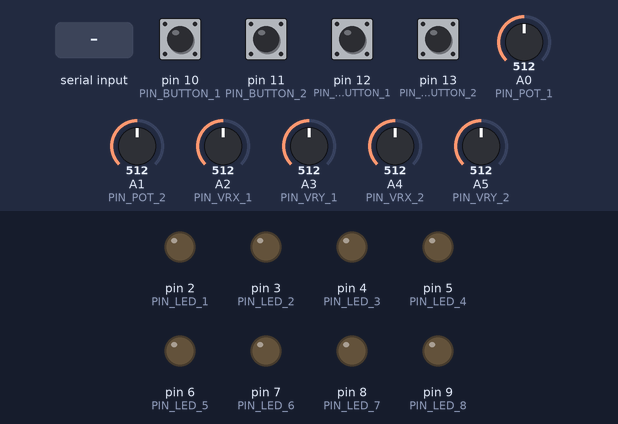
Bench run of a sketch on a simulated Arduino Uno, built with avr-gcc and run on an emulated ATmega328P. Parts: output pins drawn as LEDs (lit = HIGH). The inputs (shaded band) are chosen by the test bench; at power-on: pin 10 (PIN_BUTTON_1), pin 11 (PIN_BUTTON_2), pin 12 (PIN_VRBUTTON_1), pin 13 (PIN_VRBUTTON_2) LOW, A0 (PIN_POT_1) = 512, A1 (PIN_POT_2) = 512, A2 (PIN_VRX_1) = 512, A3 (PIN_VRY_1) = 512, A4 (PIN_VRX_2) = 512, A5 (PIN_VRY_2) = 512. What the sketch prints to the serial monitor is not drawn.

Above: at 1.2 s.
1.3 s: byte 30 received over Serial
At 2.6 s:
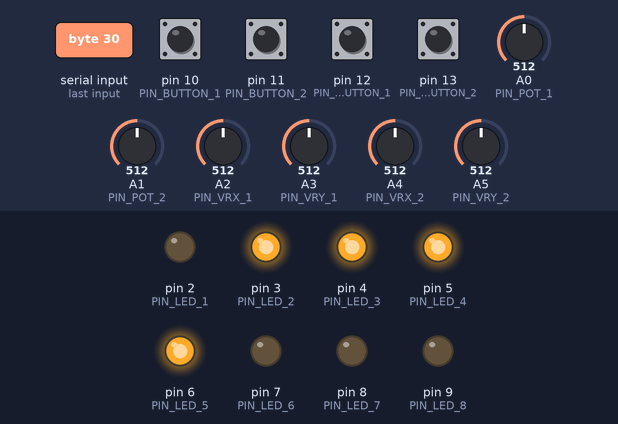
2.9 s: byte 90 received over Serial
At 3.8 s:
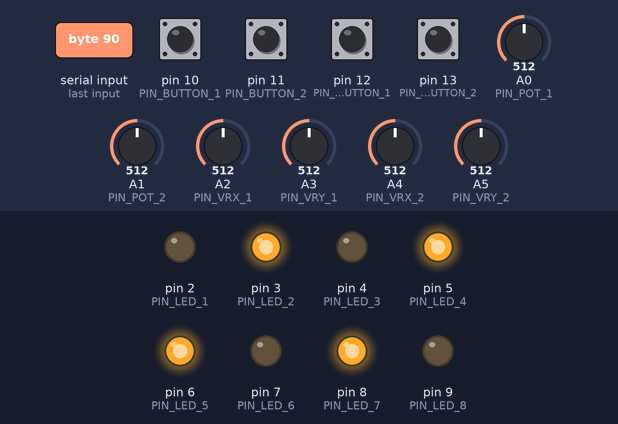
4.4 s: byte 120 received over Serial
At 5.0 s:
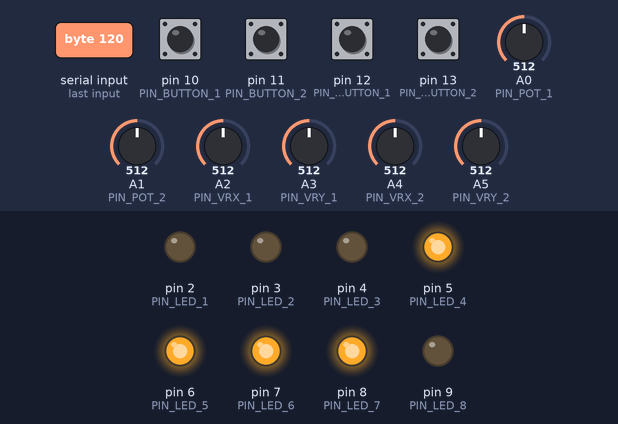
Timing chart, 0 to 7.4 s (numbered marks = the images above; inputs shaded):
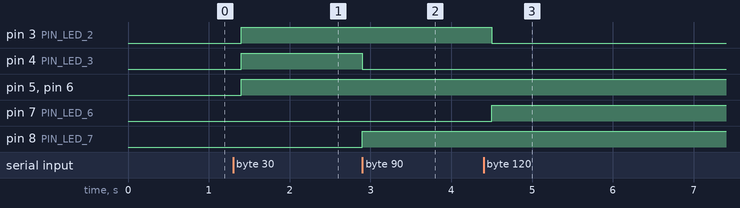

The sketch:

sketch_fix.ino
```cpp
#define PIN_POT_1 A0 //потенциометр 1
#define PIN_POT_2 A1 //потенциометр 2

#define PIN_VRX_1 A2 //Джойстик 1 (oX)
#define PIN_VRY_1 A3 //Джойстик 1 (oY)
#define PIN_VRBUTTON_1 12 //Джойстик 1 (кнопка)

#define PIN_VRX_2 A4 //Джойстик 2 (oX)
#define PIN_VRY_2 A5 //Джойстик 2 (oY)
#define PIN_VRBUTTON_2 13 //Джойстик 2 (кнопка)

#define PIN_BUTTON_1 10 //Кнопка 1
#define PIN_BUTTON_2 11 //Кнопка 2

#define PIN_LED_1 2 //LED 1
#define PIN_LED_2 3 //LED 2
#define PIN_LED_3 4 //LED 3
#define PIN_LED_4 5 //LED 4
#define PIN_LED_5 6 //LED 5
#define PIN_LED_6 7 //LED 6
#define PIN_LED_7 8 //LED 7
#define PIN_LED_8 9 //LED 8

uint32_t myTimer; // Текущее время с момента старта
int period = 100; // Период отправки пакетов
int limit = 255; // Верхняя граница приведения значений (по умолчанию 255)

// Переменные для считанных показаний, приведенные к значениям в приделах 1 байта
byte pot1, pot2, vrx1, vry1, vrx2, vry2; //Потенциометр 1-2, Джойстик1 x-y, Джойстик2 x-y

// Переменные цифрового состояния кнопок
int vrbutton1, vrbutton2, button1, button2;

// Байтовая переменная состояния кнопок
byte buttonStatus; //Побитно: [_, _, _, _, vrbutton2, vrbutton1, button2, button1]

// Переменные для полученных данных (состояние светодиодов)
byte ledStatus; //Побитно: [LED8, LED7, LED6, LED5, LED4, LED3, LED2, LED1]

// Функция чтения значений с пинов
// analogRead возвращает значения от 0 до 1023, которые надо привести к значениям в пределах 1 байта
void readData() {
  pot1=map(analogRead(PIN_POT_1), 0, 1023, 0, limit);
  pot2=map(analogRead(PIN_POT_2), 0, 1023, 0, limit);
  vrx1=map(analogRead(PIN_VRX_1), 0, 1023, 0, limit);
  vry1=map(analogRead(PIN_VRY_1), 0, 1023, 0, limit);
  vrx2=map(analogRead(PIN_VRX_2), 0, 1023, 0, limit);
  vry2=map(analogRead(PIN_VRY_2), 0, 1023, 0, limit);

  button1=digitalRead(PIN_BUTTON_1);
  button2=digitalRead(PIN_BUTTON_2);
  vrbutton1=digitalRead(PIN_VRBUTTON_1);
  vrbutton2=digitalRead(PIN_VRBUTTON_2);

  buttonStatus=0;
  buttonStatus |= (button1 << 0); // Запись состояния кнопки button1 в bit_0
  buttonStatus |= (button2<<1); // bit_1
  buttonStatus |= (vrbutton1<<2); // bit_2
  buttonStatus |= (vrbutton2<<3); // bit_3
}

// Функция получения данных
void getData() {
  if (Serial.available() != 0) {
    ledStatus = Serial.read();
  }
  // [TEST] Записать все биты как 1
  // ledStatus = 0xFF;
}

// Функция подачи напряжения на пины светодиодов
void setLed() {
  digitalWrite(PIN_LED_1, ledStatus&(1<<0));
  digitalWrite(PIN_LED_2, ledStatus&(1<<1));
  digitalWrite(PIN_LED_3, ledStatus&(1<<2));
  digitalWrite(PIN_LED_4, ledStatus&(1<<3));
  digitalWrite(PIN_LED_5, ledStatus&(1<<4));
  digitalWrite(PIN_LED_6, ledStatus&(1<<5));
  digitalWrite(PIN_LED_7, ledStatus&(1<<6));
  digitalWrite(PIN_LED_8, ledStatus&(1<<7));
}

// Функция отправки данных
void sendData() {
    Serial.write(pot1);
    Serial.write(pot2);
    Serial.write(vrx1);
    Serial.write(vry1);
    Serial.write(vrx2);
    Serial.write(vry2);
    Serial.write(buttonStatus);
    // [TEST] Отправить в сериал порт символами:
    //  Serial.print(buttonStatus);
    // Serial.println();
}

void setup() {
  myTimer = millis();
  Serial.begin(9600);

  // Настройка пинов с LED на выход
  pinMode(PIN_LED_1, OUTPUT);
  pinMode(PIN_LED_2, OUTPUT);
  pinMode(PIN_LED_3, OUTPUT);
  pinMode(PIN_LED_4, OUTPUT);
  pinMode(PIN_LED_5, OUTPUT);
  pinMode(PIN_LED_6, OUTPUT);
  pinMode(PIN_LED_7, OUTPUT);
  pinMode(PIN_LED_8, OUTPUT);
}

void loop() {
  if (millis() - myTimer >= period) {
    myTimer += period;

    getData(); // Получаем данные из SimInTech
    setLed(); // Переводим светодиоды в переданное состояние
    readData(); // Считываем данные с аналоговых и цифровых пинов
    sendData(); // Передаем данные в SimInTech
  }

}
```

Measured:
- after the input at 1.3 s, pin 3 (PIN_LED_2), pin 4 (PIN_LED_3), pin 5 (PIN_LED_4), pin 6 (PIN_LED_5): LOW → HIGH after 0.10 s
- after the input at 2.9 s, pin 4 (PIN_LED_3): HIGH → LOW at once; pin 8 (PIN_LED_7): LOW → HIGH at once
- after the input at 4.4 s, pin 3 (PIN_LED_2): HIGH → LOW after 0.10 s; pin 7 (PIN_LED_6): LOW → HIGH after 0.10 s
